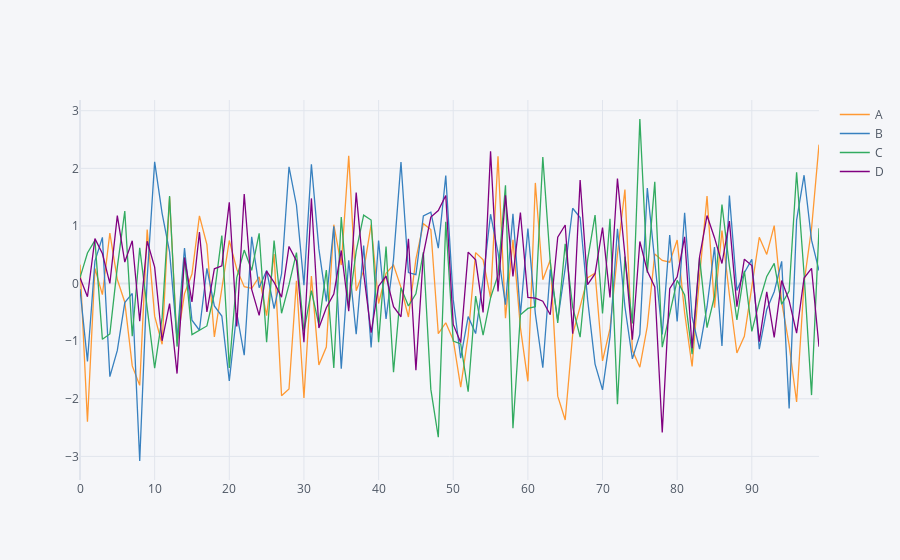

Write notebook code for a chart like this one.
### Code cell
# iplot for interactive plot
df.iplot()
